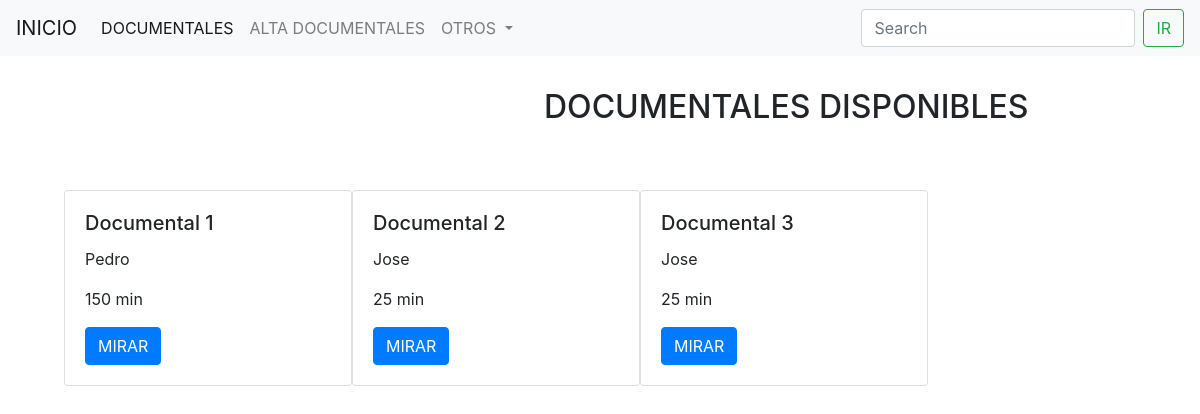
Before: /documentales/ with the older database file.
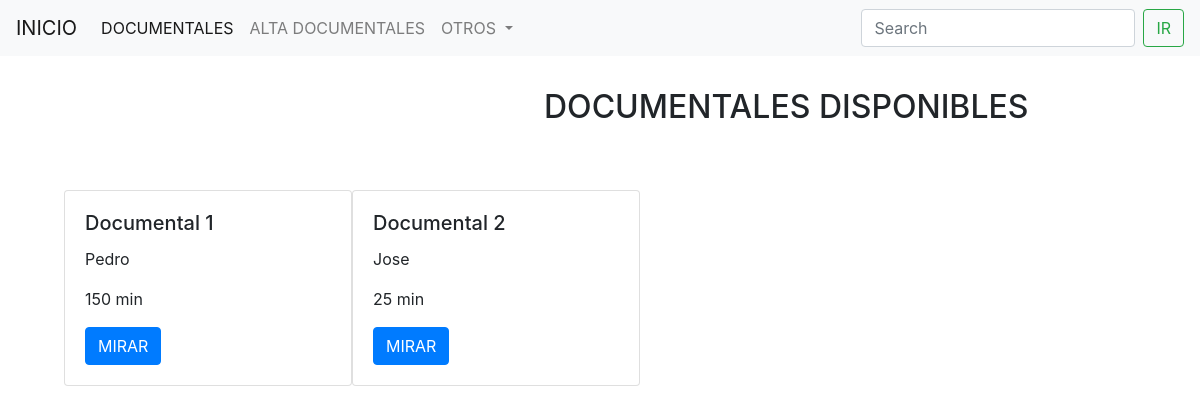
After: the same page with the newer database file.
### documental/models.py (models this page shows)
class Documental(models.Model):
    nombre = models.CharField(max_length=40)
    duracionminutos = models.IntegerField()
    actores = models.CharField(max_length=100)
    creacion =  models.IntegerField()
    SKU = models.CharField(max_length=30, unique=True)
    active = models.BooleanField(default=True)
    class Meta:
        verbose_name = 'documental'
        verbose_name_plural = 'documentales'

### documental/views.py (the view)
# urls.py: path('', products, name = 'products'),
def products(request):
    print(request.method)
    productos = Documental.objects.all()
    context = {'productos':productos}
    return render(request, 'documentales.html', context=context)

### templates/documentales.html
{% extends 'based.html' %}
{% block contenido %}
<h2 style="margin-left:34rem; margin-top:2rem">DOCUMENTALES DISPONIBLES</h2>
<div class="d-flex" style="margin-top:4rem; margin-left:4rem">
    {% for product in productos %}
    <div class="card" style="width: 18rem;">
        <div class="card-body">
            <h5 class="card-title">{{product.nombre}}</h5>
            <p class="card-text">{{product.actores}}</p>
            <p class="card-text">{{product.duracionminutos}} min</p>
            <a href="#" class="btn btn-primary">MIRAR</a>
        </div>
    </div>
    {% endfor %}
</div>
{% endblock %}

Changed rows visible on the page:
removed Documental: nombre "Documental 3", actores "Jose", duracionminutos "25"
